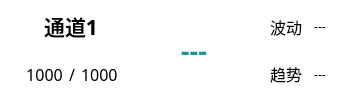
    <widget class="QWidget" name="widgetS1" native="true">
     <property name="sizePolicy">
      <sizepolicy hsizetype="Preferred" vsizetype="Preferred">
       <horstretch>0</horstretch>
       <verstretch>0</verstretch>
      </sizepolicy>
     </property>
     <property name="minimumSize">
      <size>
       <width>350</width>
       <height>60</height>
      </size>
     </property>
     <property name="font">
      <font>
       <family>Microsoft YaHei</family>
       <pointsize>9</pointsize>
      </font>
     </property>
     <property name="styleSheet">
      <string notr="true">border-radius: 10px;        /* 圆角半径，可根据需要调整 */
background-color: rgb(255, 255, 255);</string>
     </property>
     <layout class="QHBoxLayout" name="horizontalLayout_2">
      <property name="spacing">
       <number>20</number>
      </property>
      <property name="leftMargin">
       <number>15</number>
      </property>
      <property name="topMargin">
       <number>4</number>
      </property>
      <property name="rightMargin">
       <number>4</number>
      </property>
      <property name="bottomMargin">
       <number>4</number>
      </property>
      <item>
       <widget class="QFrame" name="frameNameS1">
        <property name="sizePolicy">
         <sizepolicy hsizetype="Maximum" vsizetype="Preferred">
          <horstretch>0</horstretch>
          <verstretch>0</verstretch>
         </sizepolicy>
        </property>
        <property name="minimumSize">
         <size>
          <width>90</width>
          <height>0</height>
         </size>
        </property>
        <property name="font">
         <font>
          <family>Microsoft YaHei</family>
         </font>
        </property>
        <property name="frameShape">
         <enum>QFrame::StyledPanel</enum>
        </property>
        <property name="frameShadow">
         <enum>QFrame::Raised</enum>
        </property>
        <layout class="QVBoxLayout" name="verticalLayout_2" stretch="1">
         <property name="leftMargin">
          <number>0</number>
         </property>
         <property name="topMargin">
          <number>0</number>
         </property>
         <property name="rightMargin">
          <number>0</number>
         </property>
         <property name="bottomMargin">
          <number>0</number>
         </property>
         <item>
          <layout class="QGridLayout" name="gridLayout_2">
           <item row="1" column="1">
            <widget class="QLabel" name="AlarmValue1_3">
             <property name="sizePolicy">
              <sizepolicy hsizetype="Maximum" vsizetype="Preferred">
               <horstretch>0</horstretch>
               <verstretch>0</verstretch>
              </sizepolicy>
             </property>
             <property name="maximumSize">
              <size>
               <width>7</width>
               <height>16777215</height>
              </size>
             </property>
             <property name="font">
              <font>
               <family>Microsoft YaHei</family>
               <pointsize>12</pointsize>
              </font>
             </property>
             <property name="styleSheet">
              <string notr="true">
color: rgb(0, 0, 0);</string>
             </property>
             <property name="text">
              <string>/</string>
             </property>
             <property name="alignment">
              <set>Qt::AlignCenter</set>
             </property>
            </widget>
           </item>
           <item row="1" column="0">
            <widget class="QLabel" name="min1">
             <property name="sizePolicy">
              <sizepolicy hsizetype="Maximum" vsizetype="Preferred">
               <horstretch>0</horstretch>
               <verstretch>0</verstretch>
              </sizepolicy>
             </property>
             <property name="font">
              <font>
               <family>Microsoft YaHei</family>
               <pointsize>12</pointsize>
              </font>
             </property>
             <property name="toolTip">
              <string notr="true"/>
             </property>
             <property name="statusTip">
              <string notr="true"/>
             </property>
             <property name="whatsThis">
              <string notr="true"/>
             </property>
             <property name="accessibleName">
              <string notr="true"/>
             </property>
             <property name="accessibleDescription">
              <string notr="true"/>
             </property>
             <property name="styleSheet">
              <string notr="true">
color: rgb(0, 0, 0);</string>
             </property>
             <property name="text">
              <string notr="true">1000</string>
             </property>
             <property name="alignment">
              <set>Qt::AlignCenter</set>
             </property>
            </widget>
           </item>
           <item row="1" column="2">
            <widget class="QLabel" name="max1">
             <property name="sizePolicy">
              <sizepolicy hsizetype="Maximum" vsizetype="Preferred">
               <horstretch>0</horstretch>
               <verstretch>0</verstretch>
              </sizepolicy>
             </property>
             <property name="font">
              <font>
               <family>Microsoft YaHei</family>
               <pointsize>12</pointsize>
              </font>
             </property>
             <property name="toolTip">
              <string notr="true"/>
             </property>
             <property name="statusTip">
              <string notr="true"/>
             </property>
             <property name="whatsThis">
              <string notr="true"/>
             </property>
             <property name="accessibleName">
              <string notr="true"/>
             </property>
             <property name="styleSheet">
              <string notr="true">
color: rgb(0, 0, 0);</string>
             </property>
             <property name="text">
              <string notr="true">1000</string>
             </property>
            </widget>
           </item>
           <item row="0" column="0" colspan="3">
            <widget class="QLabel" name="channel1">
             <property name="sizePolicy">
              <sizepolicy hsizetype="Fixed" vsizetype="Preferred">
               <horstretch>0</horstretch>
               <verstretch>0</verstretch>
              </sizepolicy>
             </property>
             <property name="minimumSize">
              <size>
               <width>90</width>
               <height>0</height>
              </size>
             </property>
             <property name="font">
              <font>
               <family>Microsoft YaHei</family>
               <pointsize>16</pointsize>
               <bold>true</bold>
              </font>
             </property>
             <property name="styleSheet">
              <string notr="true">
color: rgb(0, 0, 0);</string>
             </property>
             <property name="text">
              <string>通道1</string>
             </property>
             <property name="alignment">
              <set>Qt::AlignCenter</set>
             </property>
            </widget>
           </item>
          </layout>
         </item>
        </layout>
       </widget>
      </item>
      <item>
       <widget class="QLabel" name="pressure1">
        <property name="sizePolicy">
         <sizepolicy hsizetype="Fixed" vsizetype="Preferred">
          <horstretch>0</horstretch>
          <verstretch>0</verstretch>
         </sizepolicy>
        </property>
        <property name="minimumSize">
         <size>
          <width>90</width>
          <height>0</height>
         </size>
        </property>
        <property name="font">
         <font>
          <family>Microsoft YaHei</family>
          <pointsize>20</pointsize>
          <bold>true</bold>
         </font>
        </property>
        <property name="styleSheet">
         <string notr="true">color: rgb(34, 149, 144);
</string>
        </property>
        <property name="text">
         <string notr="true">---</string>
        </property>
        <property name="alignment">
         <set>Qt::AlignCenter</set>
        </property>
       </widget>
      </item>
      <item>
       <widget class="QFrame" name="frameS1_2">
        <property name="sizePolicy">
         <sizepolicy hsizetype="Maximum" vsizetype="Preferred">
          <horstretch>0</horstretch>
          <verstretch>0</verstretch>
         </sizepolicy>
        </property>
        <property name="font">
         <font>
          <family>Microsoft YaHei</family>
         </font>
        </property>
        <property name="frameShape">
         <enum>QFrame::StyledPanel</enum>
        </property>
        <property name="frameShadow">
         <enum>QFrame::Raised</enum>
        </property>
        <layout class="QGridLayout" name="gridLayout_16">
         <property name="leftMargin">
          <number>0</number>
         </property>
         <property name="topMargin">
          <number>0</number>
         </property>
         <property name="rightMargin">
          <number>0</number>
         </property>
         <property name="bottomMargin">
          <number>0</number>
         </property>
         <property name="spacing">
          <number>3</number>
         </property>
         <item row="0" column="0">
          <layout class="QGridLayout" name="gridLayout_14">
           <item row="0" column="1">
            <widget class="QLabel" name="fluctuation1">
             <property name="sizePolicy">
              <sizepolicy hsizetype="Fixed" vsizetype="Preferred">
               <horstretch>0</horstretch>
               <verstretch>0</verstretch>
              </sizepolicy>
             </property>
             <property name="minimumSize">
              <size>
               <width>30</width>
               <height>0</height>
              </size>
             </property>
             <property name="font">
              <font>
               <family>Microsoft YaHei</family>
              </font>
             </property>
             <property name="text">
              <string>---</string>
             </property>
             <property name="alignment">
              <set>Qt::AlignCenter</set>
             </property>
            </widget>
           </item>
           <item row="0" column="0" alignment="Qt::AlignHCenter">
            <widget class="QLabel" name="label_2">
             <property name="sizePolicy">
              <sizepolicy hsizetype="Fixed" vsizetype="Preferred">
               <horstretch>0</horstretch>
               <verstretch>0</verstretch>
              </sizepolicy>
             </property>
             <property name="minimumSize">
              <size>
               <width>30</width>
               <height>0</height>
              </size>
             </property>
             <property name="font">
              <font>
               <family>Microsoft YaHei</family>
               <pointsize>12</pointsize>
              </font>
             </property>
             <property name="text">
              <string>波动</string>
             </property>
             <property name="alignment">
              <set>Qt::AlignCenter</set>
             </property>
            </widget>
           </item>
           <item row="1" column="1">
            <widget class="QLabel" name="trend1">
             <property name="sizePolicy">
              <sizepolicy hsizetype="Fixed" vsizetype="Preferred">
               <horstretch>0</horstretch>
               <verstretch>0</verstretch>
              </sizepolicy>
             </property>
             <property name="minimumSize">
              <size>
               <width>30</width>
               <height>0</height>
              </size>
             </property>
             <property name="font">
              <font>
               <family>Microsoft YaHei</family>
              </font>
             </property>
             <property name="text">
              <string>---</string>
             </property>
             <property name="alignment">
              <set>Qt::AlignCenter</set>
             </property>
            </widget>
           </item>
           <item row="1" column="0">
            <widget class="QLabel" name="label">
             <property name="sizePolicy">
              <sizepolicy hsizetype="Fixed" vsizetype="Preferred">
               <horstretch>0</horstretch>
               <verstretch>0</verstretch>
              </sizepolicy>
             </property>
             <property name="minimumSize">
              <size>
               <width>30</width>
               <height>0</height>
              </size>
             </property>
             <property name="font">
              <font>
               <family>Microsoft YaHei</family>
               <pointsize>12</pointsize>
              </font>
             </property>
             <property name="text">
              <string>趋势</string>
             </property>
             <property name="alignment">
              <set>Qt::AlignCenter</set>
             </property>
            </widget>
           </item>
          </layout>
         </item>
        </layout>
       </widget>
      </item>
     </layout>
    </widget>
